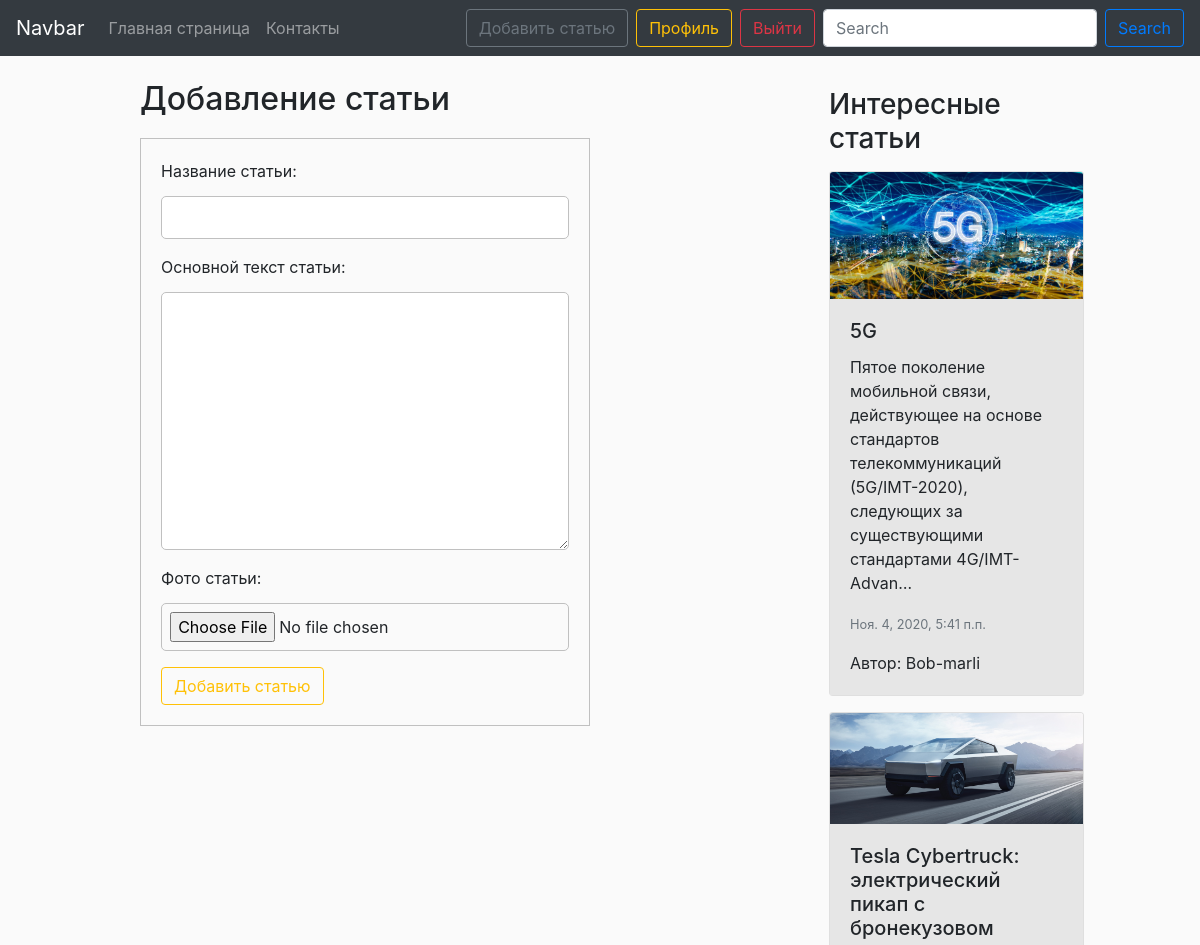
Before: /news/add (signed in, upper part) with the older database file.
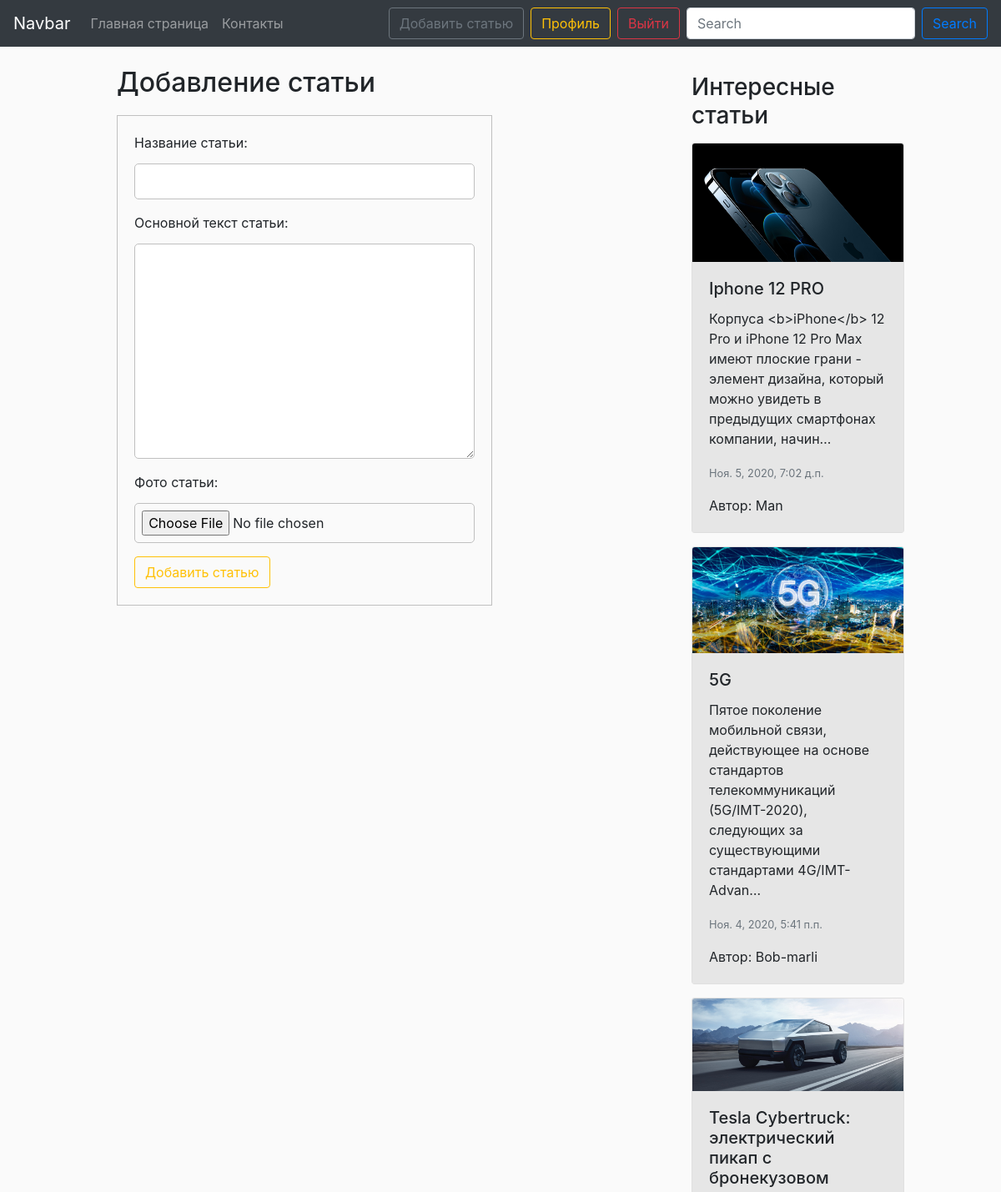
After: the same page with the newer database file.
### blog/models.py (models this page shows, shortened)
class News(models.Model):
    title = models.CharField('Название статьи', max_length=100, unique=True)
    text = models.TextField('Основной текст статьи')
    date = models.DateTimeField('Дата', default=timezone.now)
    avtor = models.ForeignKey(User, verbose_name='Автор', on_delete=models.CASCADE)
    img_article = models.ImageField('Фото статьи', default='default-article.jpg', upload_to='img_article')
    views = models.IntegerField('Просмотры', default=1)
    class Meta:
        verbose_name = 'Новость'
        verbose_name_plural = 'Новости'

### blog/views.py (the view, shortened to what this page needs)
# urls.py: path('news/add', views.CreateNewsView.as_view(), name='news-add'),
class CreateNewsView(LoginRequiredMixin, CreateView):
    model = News
    template_name = 'blog/create_news.html'
    fields = ['title', 'text', 'img_article']
    def get_context_data(self, **kwards):
        ctx = super(CreateNewsView, self).get_context_data(**kwards)
        ctx['title'] = 'Добавление статьи'
        ctx['button_text'] = 'Добавить статью'
        ctx['news'] = News.objects.order_by('-date')
        return ctx

### blog/templates/blog/create_news.html (shortened to what this page needs)
{% extends 'blog/base.html' %}
{% block content %}
<h2>{{ title }}</h2>
    <form class="form-register auth" enctype="multipart/form-data" method="post">
        {{ form.as_p }}
        <button class="btn btn-outline-warning" type="submit">{{ button_text }}</button>
    </form>
{% endblock %}
{% block aside_block %}
<h3 class="mt-2 mb-3">Интересные статьи</h3>
{% for new in news %}
<div class="card mb-3 " style="max-width: 300px;" >
  <img src="{{ new.img_article.url }}" class="card-img-top" alt="photo">
  <div class="card-body card-aside">
    <h5 class="card-title">{{ new.title }}</h5>
    <p class="card-text">{{ new.text|truncatechars:150 }}</p>
    <p class="card-text"><small class="text-muted">{{ new.date }}</small></p>
    <p class="card-text">Автор: {{ new.avtor }}</p>
  </div>
</div>
{% endfor %}
{% endblock %}

Changed rows visible on the page:
added News: img_article (picture), title "Iphone 12 PRO", text "Корпуса <b>iPhone</b> 12 Pro и iPhone 12 Pro Max имеют плоские грани - элемент дизайна, который можно увидеть в предыдущих смартфонах компании, начин…", date "Ноя. 5, 2020, 7:02 д.п.", avtor "Man"
